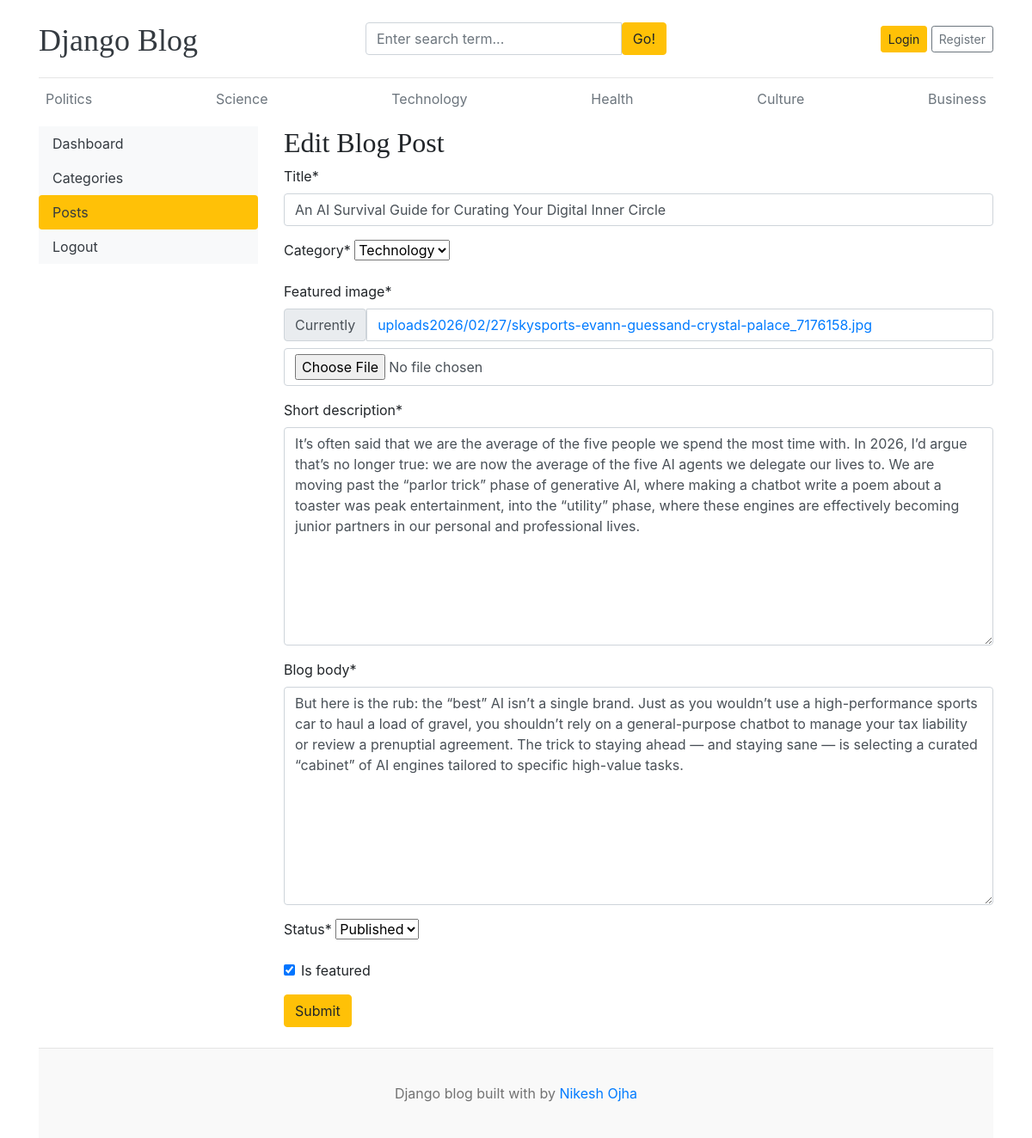
Screenshot of /dashboard/posts/edit/3/ with the database file from the repository.
### blogsapp/models.py (models this page shows, shortened)
class Category(models.Model):
    category_name = models.CharField(max_length=100, unique=True)
    created_at = models.DateTimeField(auto_now_add=True)
    updated_at = models.DateTimeField(auto_now=True)
    class Meta:
        verbose_name_plural = "categories"
    def __str__(self):
     return self.category_name

class Blog(models.Model):
        title = models.CharField(max_length=200)
        slug = models.SlugField(max_length=200, unique=True)
        category = models.ForeignKey(Category, on_delete=models.CASCADE)
        author = models.ForeignKey(User, on_delete=models.CASCADE)
        featured_image = models.ImageField(upload_to='uploads%Y/%m/%d/')
        short_description = models.TextField(max_length=500)
        blog_body = models.TextField(max_length=5000)
        status = models.CharField(max_length=20, choices=STATUS_CHOICES, default="Draft")
        is_featured = models.BooleanField(default=False)
        created_at = models.DateTimeField(auto_now_add=True)
        updated_at = models.DateTimeField(auto_now=True)

### dashboards/views.py (the view, shortened to what this page needs)
# urls.py: path('posts/edit/<int:pk>/', views.edit_post, name='edit_post'),
def edit_post(request, pk):
    post = get_object_or_404(Blog, pk=pk)
    form = BlogPostForm(instance=post)
    context = {
        'form': form,
        'post': post
    }
    return render(request, 'dashboard/edit_post.html', context)

### dashboards/forms.py
class BlogPostForm(forms.ModelForm):
    class Meta:
        model = Blog
        fields = ('title', 'category', 'featured_image', 'short_description', 'blog_body', 'status', 'is_featured')

### blogsapp/context_processor.py (called while the page is built)
def get_categories(request):
    categories = Category.objects.all()
    return dict(categories=categories)

def get_social_links(request):
    social_links = SocialLink.objects.all()
    return dict(social_links=social_links)

### templates/dashboard/edit_post.html (shortened to what this page needs)
{% extends 'base.html' %}
{% block content %}
{% load crispy_forms_tags %}
<div class="row">
    {% include 'dashboard/sidebar.html' %}
    <div class="col-md-9">
        <h2>Edit Blog Post</h2>
        <form action="{% url 'edit_post' post.id %}" method="POST" enctype="multipart/form-data">
            {{ form | crispy }}
            <button type="submit" class="btn btn-warning">Submit</button>
        </form>
        <br>
    </div>
</div>
{% endblock %}

### templates/base.html (shortened to what this page needs)
{% load static %}
<!DOCTYPE html>
<html lang="en">
<head>
    <link href="https://getbootstrap.com/docs/4.0/dist/css/bootstrap.min.css" rel="stylesheet">
    <link href="{% static 'css/blog.css' %}" rel="stylesheet">
    <link rel="stylesheet" href="https://cdnjs.cloudflare.com/ajax/libs/font-awesome/4.7.0/css/font-awesome.min.css">
  </head>
<body>
    <div class="container">
      <header class="blog-header py-3">
        <div class="row flex-nowrap justify-content-between align-items-center">
          <div class="col-4 pt-1">
            <a class="blog-header-logo text-dark" href="/">Django Blog</a>
          </div>
          <div class="col-4">
            <form action="{% url 'search' %}" method="GET">
                 <div class="input-group">
                        <input class="form-control" type="text" name="keyword" value="{{ keyword }}" placeholder="Enter search term..." aria-label="Enter search term..." aria-describedby="button-search" />
                        <button type="submit" class="btn btn-warning" id="button-search" type="button">Go!</button>
                    </div>
              </form>
            </div>
          <div class="col-4 d-flex justify-content-end align-items-center">
            {% if not user.is_authenticated  %}
            <a class="btn btn-sm btn-warning" href= {% url "login" %}>Login</a> &nbsp;
            <a class="btn btn-sm btn-outline-secondary" href="{% url 'register' %}">Register</a>
            {% else %}
          <span><a href="{% url 'dashboard' %}">Dashboard</a></span>
            &emsp;
          <span><a href="{% url 'logout'%}">Logout</a></span>
             {% endif %}
          </div>
        </div>
      </header>
      <div class="nav-scroller py-1 mb-2">
        <nav class="nav d-flex justify-content-between">
          {% for cat in categories %}
          <a class="p-2 text-muted" href="{% url 'posts_by_category' cat.id %}">{{ cat.category_name }}</a>
          {% endfor %}
        </nav>
      </div>
{% block content %}
{% endblock %}
<footer class="blog-footer">
  <p>Django blog built with by <a href="#">Nikesh Ojha</a></p>
</footer>
</body>
</html>

### blogproject/static/css/blog.css (style rules this page uses)
.blog-header { border-bottom: 1px solid #e5e5e5; }
.blog-header-logo { font-family: "Playfair Display", Georgia, "Times New Roman", serif; font-size: 2.25rem; }
h1, h2, h3, h4, h5, h6 { font-family: "Playfair Display", Georgia, "Times New Roman", serif; }
.blog-footer { padding: 2.5rem 0; color: #727272; text-align: center; background-color: #f9f9f9; border-top: .05rem solid #e5e5e5; }
.blog-footer p:last-child { margin-bottom: 0; }

### rows the page displays
Category: category_name "Politics"
Category: category_name "Science"
Category: category_name "Technology"
Category: category_name "Health"
Category: category_name "Culture"
Category: category_name "Business"
Blog: title "An AI Survival Guide for Curating Your Digital Inner Circle", category "Technology", short_description "It’s often said that we are the average of the five people we spend the most time with. In 2026, I’d argue that’s no longer true: we are now the average of the five AI agents we delegate our lives to. We are moving past the “parlor trick” phase of generative AI, where making a chatbot write a poem about a toaster was peak entertainment, into the “utility” phase, where these engines are effectively becoming junior partners in our personal and professional lives.", blog_body "But here is the rub: the “best” AI isn’t a single brand. Just as you wouldn’t use a high-performance sports car to haul a load of gravel, you shouldn’t rely on a general-purpose chatbot to manage your tax liability or review a prenuptial agreement. The trick to staying ahead — and staying sane — is selecting a curated “cabinet” of AI engines tailored to specific high-value tasks.", status "Published", is_featured "☑"
